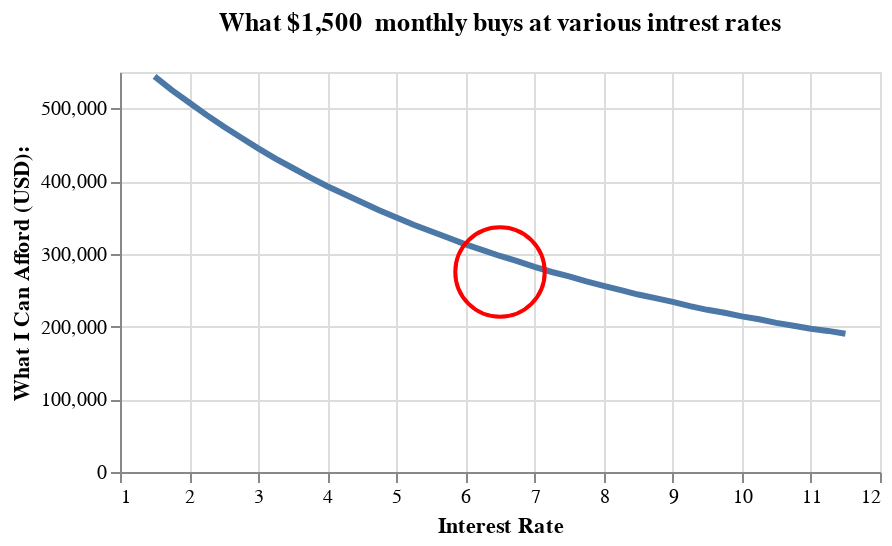

This figure's notebook cell:
### Code cell
line_chart

### Figure 1 — Vega-Lite specification as saved in the notebook (floating-point values rounded to 4 significant figures)
{"config": {"view": {"continuousWidth": 400, "continuousHeight": 300}}, "layer": [{"data": {"name": "data-8e87378d7d766bd01c9b7401423b8568"}, "mark": "line", "encoding": {"strokeWidth": {"value": 3}, "x": {"axis": {"title": "Interest Rate"}, "field": "Interest Rate", "type": "quantitative"}, "y": {"axis": {"title": "What I Can Afford (USD):"}, "field": "What I Can Afford", "type": "quantitative"}}}, {"data": {"name": "data-8e87378d7d766bd01c9b7401423b8568"}, "mark": {"type": "circle", "color": "red", "opacity": 0.0, "size": 1000}, "encoding": {"tooltip": [{"field": "Interest Rate", "type": "quantitative"}, {"field": "What I Can Afford", "format": "$,.0f", "type": "quantitative"}], "x": {"axis": {"title": ""}, "field": "Interest Rate", "type": "quantitative"}, "y": {"axis": {"title": ""}, "field": "What I Can Afford", "type": "quantitative"}}}, {"data": {"name": "data-80f30e5f8bc92936c35a10b2cea4f682"}, "mark": {"type": "point", "color": "red", "opacity": 1, "size": 2000, "tooltip": "Tooltip text here"}}], "height": 200, "title": "What $1,500  monthly buys at various intrest rates", "width": 380, "$schema": "https://vega.github.io/schema/vega-lite/v4.17.0.json", "datasets": {"data-8e87378d7d766bd01c9b7401423b8568": [{"Interest Rate": 1.5, "What I Can Afford": 544000}, {"Interest Rate": 1.75, "What I Can Afford": 525000}, {"Interest Rate": 2.0, "What I Can Afford": 508000}, {"Interest Rate": 2.25, "What I Can Afford": 491000}, {"Interest Rate": 2.5, "What I Can Afford": 475000}, {"Interest Rate": 2.75, "What I Can Afford": 460000}, {"Interest Rate": 3.0, "What I Can Afford": 445000}, {"Interest Rate": 3.25, "What I Can Afford": 431000}, {"Interest Rate": 3.5, "What I Can Afford": 418000}, {"Interest Rate": 3.75, "What I Can Afford": 405000}, {"Interest Rate": 4.0, "What I Can Afford": 393000}, {"Interest Rate": 4.25, "What I Can Afford": 382000}, {"Interest Rate": 4.5, "What I Can Afford": 371000}, {"Interest Rate": 4.75, "What I Can Afford": 360000}, {"Interest Rate": 5.0, "What I Can Afford": 350000}, {"Interest Rate": 5.25, "What I Can Afford": 340000}, {"Interest Rate": 5.5, "What I Can Afford": 331000}, {"Interest Rate": 5.75, "What I Can Afford": 322000}, {"Interest Rate": 6.0, "What I Can Afford": 313000}, {"Interest Rate": 6.25, "What I Can Afford": 305000}, {"Interest Rate": 6.5, "What I Can Afford": 297000}, {"Interest Rate": 6.75, "What I Can Afford": 290000}, {"Interest Rate": 7.0, "What I Can Afford": 282000}, {"Interest Rate": 7.25, "What I Can Afford": 275000}, {"Interest Rate": 7.5, "What I Can Afford": 269000}, {"Interest Rate": 7.75, "What I Can Afford": 262000}, {"Interest Rate": 8.0, "What I Can Afford": 256000}, {"Interest Rate": 8.25, "What I Can Afford": 250000}, {"Interest Rate": 8.5, "What I Can Afford": 244000}, {"Interest Rate": 8.75, "What I Can Afford": 239000}, {"Interest Rate": 9.0, "What I Can Afford": 234000}, {"Interest Rate": 9.25, "What I Can Afford": 228000}, {"Interest Rate": 9.5, "What I Can Afford": 223000}, {"Interest Rate": 9.75, "What I Can Afford": 219000}, {"Interest Rate": 10.0, "What I Can Afford": 214000}, {"Interest Rate": 10.25, "What I Can Afford": 210000}, {"Interest Rate": 10.5, "What I Can Afford": 205000}, {"Interest Rate": 10.75, "What I Can Afford": 201000}, {"Interest Rate": 11.0, "What I Can Afford": 197000}, {"Interest Rate": 11.25, "What I Can Afford": 194000}, {"Interest Rate": 11.5, "What I Can Afford": 190000}], "data-80f30e5f8bc92936c35a10b2cea4f682": [{"Interest Rate": 6.5, "What I Can Afford": 297000}]}}
